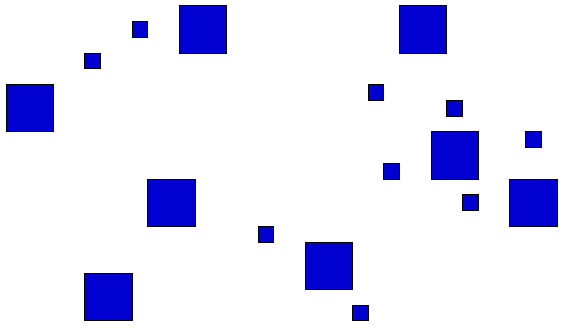
#> input picture trabalho3/source/objects/objetos1.png, 563 x 327 px
$ python script.py objects/objetos1.png out.png
#> lines starting #> are read from the running program, lines starting #| are printed output that depends on the picture; after the words box and inside, x2 and y2 are one past the last pixel; in counts of white or black regions, pixels touching at a corner belong together
#> in read_image, returned value is the input picture: shape (327, 563, 3) float32; mean R, G, B 0.885, 0.885, 0.97
__author__ = "Pedro Henrique Vaz Valois"

import os
import argparse
import collections

import numpy as np
import matplotlib.pyplot as plt

from scipy.ndimage import convolve, label
from skimage.morphology import convex_hull_image

# region: argument parser
parser = argparse.ArgumentParser(
    description="Image Segmentation",
    epilog=f"MO443 - Project 3 - {__author__}",
)

# positional arguments
parser.add_argument(
    "input", help="path to image that the transformation will be applied onto"
)
parser.add_argument("output", help="path to write the transformed image to")

# optional arguments
parser.add_argument(
    "-w",
    "--overwrite",
    action="store_true",
    help="should it overwrite the output image if it already exists",
)

parser.add_argument(
    "-a",
    "--apply",
    choices=["gray", "edge", "label"],
    default=None,
    help="transformation to be applied to the input image",
)

parser.add_argument(
    "--data",
    action="store_true",
    help="print area, perimeter, centroid, eccentricity and solidity of each blob in the image",
)

parser.add_argument(
    "--hist",
    action="store_true",
    help="print number of small, medium and large blobs",
)

args = parser.parse_args()

# endregion

# constants
WHITE = 1
BLACK = 0


class Blob:

    # [20 lines left out: functions calc_eccentricity, calc_solidity, not called in this run]

class BlobImage:
    @staticmethod
    def to_bw(img):
        return np.where(np.mean(img, axis=2) == WHITE, WHITE, BLACK)
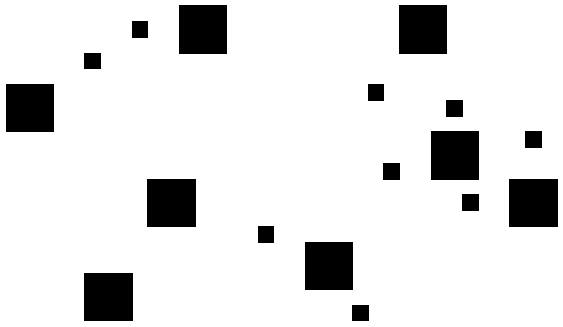
#> returned value: shape (327, 563) int64; values 0 (black) and 1 (white), 88.5% white; 17 black regions, largest, box (x1, y1, x2, y2) and area: (179, 5, 227, 54) 2352, (399, 5, 447, 54) 2352, (431, 131, 479, 180) 2352
#> in process, `labels, n = cls.to_labels(bw)`:
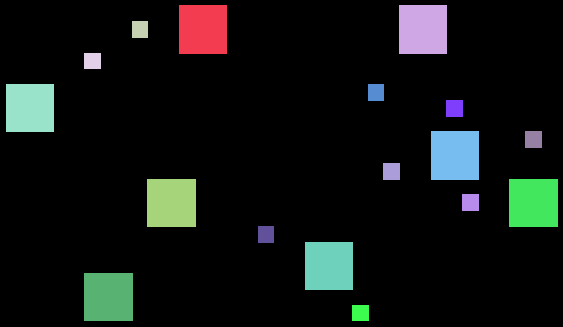
#> labels: shape (327, 563) int32; 18 distinct labels, from 0 to 17; one colour per label, 0 black
#> in process, `labels, n = cls.to_labels(bw)`: n = 17

    @classmethod
    def to_edges(cls, img):
        # Roberts' gradients
        g = [np.array([[1, 0], [0, -1]]), np.array([[0, -1], [1, 0]])]

        # check if I can use scipy implementation
        edges = np.abs(convolve(img, g[0])) + np.abs(convolve(img, g[1]))
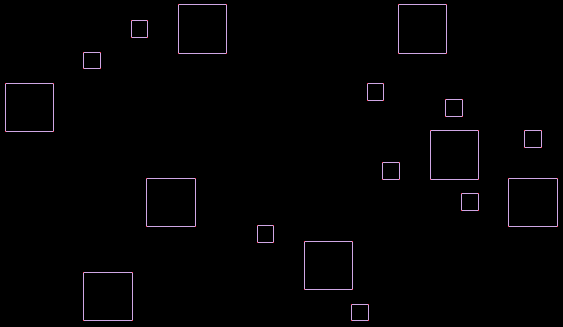
#> edges: shape (327, 563) int64; 3 distinct labels, from 0 to 2; one colour per label, 0 black

        # set img borders to background
        edges[0, ...] = edges[..., 0] = BLACK

        return np.where(edges >= WHITE, BLACK, WHITE)
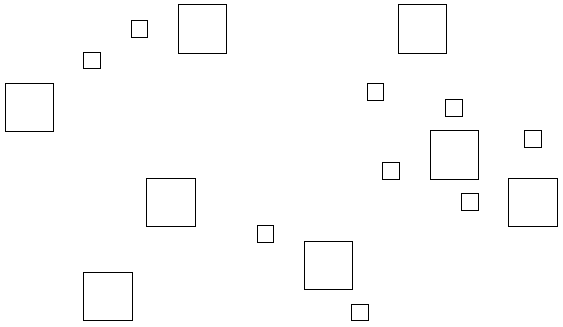
#> returned value: shape (327, 563) int64; values 0 (black) and 1 (white), 98.8% white; black in thin lines or dots

    @staticmethod
    def to_labels(img):
        # background must be black for scipy.label
        return label(~np.bool_(img))

    # [60 lines left out: functions print_blob_data, plot_area_hist, plot_image_labeled, not called in this run]

    @classmethod
    def process(cls, img):
        bw = cls.to_bw(img)
        if args.apply == "bw":
            return bw

        labels, n = cls.to_labels(bw)
        edges = cls.to_edges(bw)

        if args.data:
            cls.print_blob_data(n, labels, edges)

        if args.hist:
            return cls.plot_area_hist(n, labels)

        if args.apply == "edge":
            return edges

        if args.apply == "label":
            return cls.plot_image_labeled(bw, n, labels, edges)

        return img


def read_image():
    return plt.imread(args.input, format="png")


def save_image(result):
    try:
        plt.imsave(args.output, result, format="png", cmap="gray")
    except AttributeError:
        result.savefig(args.output, format="png")


def may_overwrite_if_output_exists():
    file_exists = os.path.isfile(args.output)
    return (file_exists and args.overwrite) or (not file_exists)


if __name__ == "__main__":
    if may_overwrite_if_output_exists():
        img = read_image()
        result = BlobImage.process(img)
        save_image(result)

        print("Finished processing for", args.input)
    else:
        print(
            "Nothing done. Output file",
            args.output,
            "exists and --overwrite [-w] was",
            args.overwrite,
        )

$ run again, on trabalho3/source/objects/objetos3.png
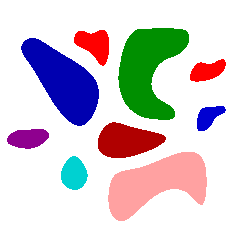
#> input picture trabalho3/source/objects/objetos3.png, 238 x 238 px
#> in read_image, returned value is the input picture: shape (238, 238, 3) float32; mean R, G, B 0.833, 0.806, 0.823
#> in process, `labels, n = cls.to_labels(bw)`:
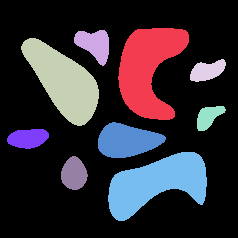
#> labels: shape (238, 238) int32; 10 distinct labels, from 0 to 9; one colour per label, 0 black
#> n = 9
#> edges: shape (238, 238) int64; 3 distinct labels, from 0 to 2
#> in to_edges, `return np.where(edges >= WHITE, BLACK, WHITE)`:
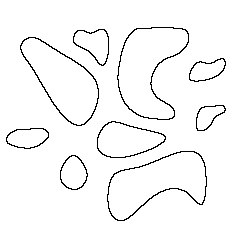
#> returned value: shape (238, 238) int64; values 0 (black) and 1 (white), 96.6% white; black in thin lines or dots, all inside (x1, y1, x2, y2) = (6, 27, 226, 221)
